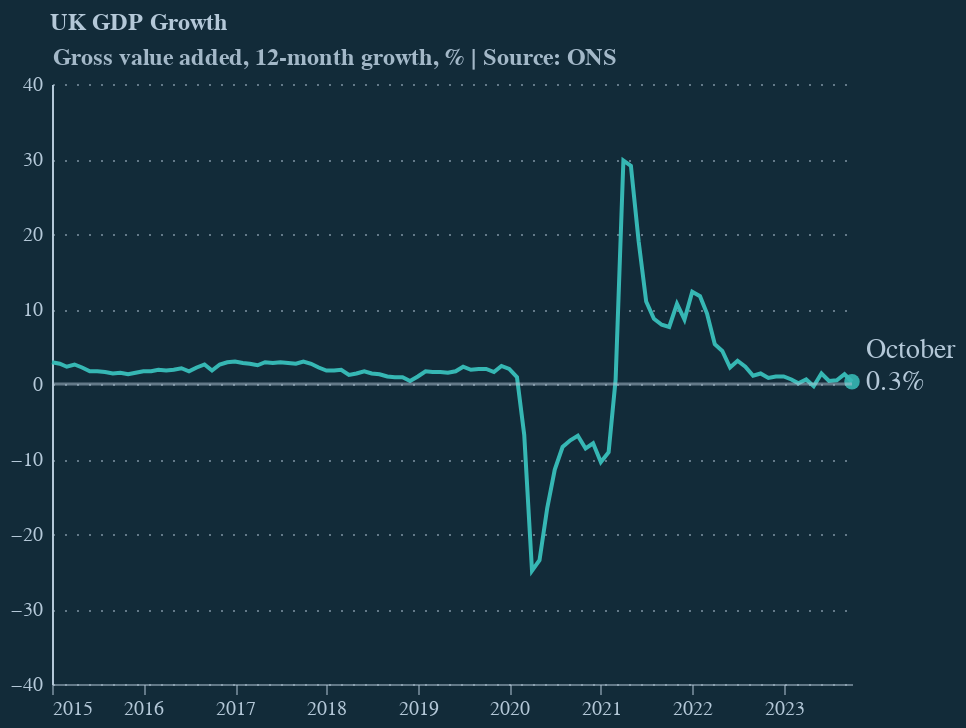

Notebook cell for this chart:
### Code cell
# create chart using Altair
start_date = '2015-01-01'

chart = alt.Chart(df_ed2r[df_ed2r['date'] >= start_date]).mark_line(color=line_colour).encode(
    x=alt.X(
        'date:T',
        axis=alt.Axis(
            labelColor=detail,
            tickColor=detail,
            domainColor=detail,
            domainOpacity=0.5,
            grid=False,
            labelAngle=0,
            tickCount=10,
            tickOpacity=0.5,
            title=None
        )
    ),
    y=alt.Y(
        'value:Q',
        axis=alt.Axis(
            labelColor=detail,
            tickColor=detail,
            domainColor=detail,
            gridColor=detail,
            gridDash=[1, 5],
            gridOpacity=0.5,
            labelPadding=5,
            tickCount=8,
            tickOpacity=0.5,
            ticks=False,
            title='Gross value added, 12-month growth, % | Source: ONS',
            titleAlign='left',
            titleAngle=0,
            titleBaseline='bottom',
            titleColor=detail,
            titleFontSize=12,
            titleOpacity=0.9,
            titleX=0,
            titleY=-7
        ),
        scale=alt.Scale(zero=False, padding=30)
    )
).properties(
    width = 400,
    height = 300,
    title = 'UK GDP Growth'
)

# Add a point on at the last data point
# First filter the data to get the last data point
# Then add a point on the chart
last_point = df_ed2r[df_ed2r['date'] == df_ed2r['date'].max()].copy()

point = alt.Chart(last_point).mark_point(color=line_colour, size=60, opacity=0.9, filled=True).encode(
    x=alt.X('date:T'),
    y=alt.Y('value:Q')
)

# Now let's add text to the point
# add a column to `last_point` dataframe with the text we want to display
last_point['text'] = last_point['value'].apply(lambda x: f'{x:.1f}%')

text_value = point.mark_text(
    align='left',
    baseline='middle',
    dx=7,
    dy=0,
    color=detail,
    fontSize=14,
).encode(
    text='text'
)

text_month = point.mark_text(
    align='left',
    baseline='middle',
    dx=7,
    dy=-16,
    color=detail,
    fontSize=14,
).encode(
    text='month'
)

chart = chart + point + text_month + text_value

# add a line at y=0
chart += alt.Chart(pd.DataFrame({'y': [0]})).mark_rule(color=detail, size=1.5, opacity=0.5).encode(y='y')


chart = chart.configure(
    font='Circular Std',
    background=background
).configure_title(
    anchor='start',
    dx=20,
    fontSize=12,
    subtitleFontSize=12,
    color=detail,
    subtitleColor='#000000'
).configure_view(
    stroke=None
)

chart.display()

### Figure 1 — Vega-Lite specification as saved in the notebook (floating-point values rounded to 4 significant figures)
{"config": {"view": {"continuousWidth": 300, "continuousHeight": 300, "stroke": null}, "background": "#122b39", "font": "Circular Std", "title": {"anchor": "start", "color": "#b4c8d8", "dx": 20, "fontSize": 12, "subtitleColor": "#000000", "subtitleFontSize": 12}}, "layer": [{"data": {"name": "data-ec6aa794013cba07aa360fd174b6aafb"}, "mark": {"type": "line", "color": "#36b7b4"}, "encoding": {"x": {"axis": {"domainColor": "#b4c8d8", "domainOpacity": 0.5, "grid": false, "labelAngle": 0, "labelColor": "#b4c8d8", "tickColor": "#b4c8d8", "tickCount": 10, "tickOpacity": 0.5, "title": null}, "field": "date", "type": "temporal"}, "y": {"axis": {"domainColor": "#b4c8d8", "gridColor": "#b4c8d8", "gridDash": [1, 5], "gridOpacity": 0.5, "labelColor": "#b4c8d8", "labelPadding": 5, "tickColor": "#b4c8d8", "tickCount": 8, "tickOpacity": 0.5, "ticks": false, "title": "Gross value added, 12-month growth, % | Source: ONS", "titleAlign": "left", "titleAngle": 0, "titleBaseline": "bottom", "titleColor": "#b4c8d8", "titleFontSize": 12, "titleOpacity": 0.9, "titleX": 0, "titleY": -7}, "field": "value", "scale": {"padding": 30, "zero": false}, "type": "quantitative"}}, "title": "UK GDP Growth"}, {"data": {"name": "data-aa30a1acfca4caedcf3a52fca7bc3e76"}, "mark": {"type": "point", "color": "#36b7b4", "filled": true, "opacity": 0.9, "size": 60}, "encoding": {"x": {"field": "date", "type": "temporal"}, "y": {"field": "value", "type": "quantitative"}}}, {"data": {"name": "data-aa30a1acfca4caedcf3a52fca7bc3e76"}, "mark": {"type": "text", "align": "left", "baseline": "middle", "color": "#b4c8d8", "dx": 7, "dy": -16, "fontSize": 14}, "encoding": {"text": {"field": "month", "type": "nominal"}, "x": {"field": "date", "type": "temporal"}, "y": {"field": "value", "type": "quantitative"}}}, {"data": {"name": "data-aa30a1acfca4caedcf3a52fca7bc3e76"}, "mark": {"type": "text", "align": "left", "baseline": "middle", "color": "#b4c8d8", "dx": 7, "dy": 0, "fontSize": 14}, "encoding": {"text": {"field": "text", "type": "nominal"}, "x": {"field": "date", "type": "temporal"}, "y": {"field": "value", "type": "quantitative"}}}, {"data": {"name": "data-06fd9f850666401b4599de5588b60692"}, "mark": {"type": "rule", "color": "#b4c8d8", "opacity": 0.5, "size": 1.5}, "encoding": {"y": {"field": "y", "type": "quantitative"}}}], "height": 300, "width": 400, "$schema": "https://vega.github.io/schema/vega-lite/v5.16.3.json", "datasets": {"data-ec6aa794013cba07aa360fd174b6aafb": [{"date": "2015-01-01T00:00:00", "month": "January", "value": 2.9, "year": "2015"}, {"date": "2015-02-01T00:00:00", "month": "February", "value": 2.7, "year": "2015"}, {"date": "2015-03-01T00:00:00", "month": "March", "value": 2.3, "year": "2015"}, {"date": "2015-04-01T00:00:00", "month": "April", "value": 2.6, "year": "2015"}, {"date": "2015-05-01T00:00:00", "month": "May", "value": 2.2, "year": "2015"}, {"date": "2015-06-01T00:00:00", "month": "June", "value": 1.7, "year": "2015"}, {"date": "2015-07-01T00:00:00", "month": "July", "value": 1.7, "year": "2015"}, {"date": "2015-08-01T00:00:00", "month": "August", "value": 1.6, "year": "2015"}, {"date": "2015-09-01T00:00:00", "month": "September", "value": 1.4, "year": "2015"}, {"date": "2015-10-01T00:00:00", "month": "October", "value": 1.5, "year": "2015"}, {"date": "2015-11-01T00:00:00", "month": "November", "value": 1.3, "year": "2015"}, {"date": "2015-12-01T00:00:00", "month": "December", "value": 1.5, "year": "2015"}, {"date": "2016-01-01T00:00:00", "month": "January", "value": 1.7, "year": "2016"}, {"date": "2016-02-01T00:00:00", "month": "February", "value": 1.7, "year": "2016"}, {"date": "2016-03-01T00:00:00", "month": "March", "value": 1.9, "year": "2016"}, {"date": "2016-04-01T00:00:00", "month": "April", "value": 1.8, "year": "2016"}, {"date": "2016-05-01T00:00:00", "month": "May", "value": 1.9, "year": "2016"}, {"date": "2016-06-01T00:00:00", "month": "June", "value": 2.1, "year": "2016"}, {"date": "2016-07-01T00:00:00", "month": "July", "value": 1.7, "year": "2016"}, {"date": "2016-08-01T00:00:00", "month": "August", "value": 2.2, "year": "2016"}, {"date": "2016-09-01T00:00:00", "month": "September", "value": 2.6, "year": "2016"}, {"date": "2016-10-01T00:00:00", "month": "October", "value": 1.8, "year": "2016"}, {"date": "2016-11-01T00:00:00", "month": "November", "value": 2.6, "year": "2016"}, {"date": "2016-12-01T00:00:00", "month": "December", "value": 2.9, "year": "2016"}, {"date": "2017-01-01T00:00:00", "month": "January", "value": 3.0, "year": "2017"}, {"date": "2017-02-01T00:00:00", "month": "February", "value": 2.8, "year": "2017"}, {"date": "2017-03-01T00:00:00", "month": "March", "value": 2.7, "year": "2017"}, {"date": "2017-04-01T00:00:00", "month": "April", "value": 2.5, "year": "2017"}, {"date": "2017-05-01T00:00:00", "month": "May", "value": 2.9, "year": "2017"}, {"date": "2017-06-01T00:00:00", "month": "June", "value": 2.8, "year": "2017"}, {"date": "2017-07-01T00:00:00", "month": "July", "value": 2.9, "year": "2017"}, {"date": "2017-08-01T00:00:00", "month": "August", "value": 2.8, "year": "2017"}, {"date": "2017-09-01T00:00:00", "month": "September", "value": 2.7, "year": "2017"}, {"date": "2017-10-01T00:00:00", "month": "October", "value": 3.0, "year": "2017"}, {"date": "2017-11-01T00:00:00", "month": "November", "value": 2.7, "year": "2017"}, {"date": "2017-12-01T00:00:00", "month": "December", "value": 2.2, "year": "2017"}, {"date": "2018-01-01T00:00:00", "month": "January", "value": 1.8, "year": "2018"}, {"date": "2018-02-01T00:00:00", "month": "February", "value": 1.8, "year": "2018"}, {"date": "2018-03-01T00:00:00", "month": "March", "value": 1.9, "year": "2018"}, {"date": "2018-04-01T00:00:00", "month": "April", "value": 1.2, "year": "2018"}, {"date": "2018-05-01T00:00:00", "month": "May", "value": 1.4, "year": "2018"}, {"date": "2018-06-01T00:00:00", "month": "June", "value": 1.7, "year": "2018"}, {"date": "2018-07-01T00:00:00", "month": "July", "value": 1.4, "year": "2018"}, {"date": "2018-08-01T00:00:00", "month": "August", "value": 1.3, "year": "2018"}, {"date": "2018-09-01T00:00:00", "month": "September", "value": 1.0, "year": "2018"}, {"date": "2018-10-01T00:00:00", "month": "October", "value": 0.9, "year": "2018"}, {"date": "2018-11-01T00:00:00", "month": "November", "value": 0.9, "year": "2018"}, {"date": "2018-12-01T00:00:00", "month": "December", "value": 0.4, "year": "2018"}, {"date": "2019-01-01T00:00:00", "month": "January", "value": 1.0, "year": "2019"}, {"date": "2019-02-01T00:00:00", "month": "February", "value": 1.7, "year": "2019"}, {"date": "2019-03-01T00:00:00", "month": "March", "value": 1.6, "year": "2019"}, {"date": "2019-04-01T00:00:00", "month": "April", "value": 1.6, "year": "2019"}, {"date": "2019-05-01T00:00:00", "month": "May", "value": 1.5, "year": "2019"}, {"date": "2019-06-01T00:00:00", "month": "June", "value": 1.7, "year": "2019"}, {"date": "2019-07-01T00:00:00", "month": "July", "value": 2.3, "year": "2019"}, {"date": "2019-08-01T00:00:00", "month": "August", "value": 1.9, "year": "2019"}, {"date": "2019-09-01T00:00:00", "month": "September", "value": 2.0, "year": "2019"}, {"date": "2019-10-01T00:00:00", "month": "October", "value": 2.0, "year": "2019"}, {"date": "2019-11-01T00:00:00", "month": "November", "value": 1.6, "year": "2019"}, {"date": "2019-12-01T00:00:00", "month": "December", "value": 2.4, "year": "2019"}, {"date": "2020-01-01T00:00:00", "month": "January", "value": 2.0, "year": "2020"}, {"date": "2020-02-01T00:00:00", "month": "February", "value": 0.9, "year": "2020"}, {"date": "2020-03-01T00:00:00", "month": "March", "value": -6.8, "year": "2020"}, {"date": "2020-04-01T00:00:00", "month": "April", "value": -24.9, "year": "2020"}, {"date": "2020-05-01T00:00:00", "month": "May", "value": -23.5, "year": "2020"}, {"date": "2020-06-01T00:00:00", "month": "June", "value": -16.5, "year": "2020"}, {"date": "2020-07-01T00:00:00", "month": "July", "value": -11.4, "year": "2020"}, {"date": "2020-08-01T00:00:00", "month": "August", "value": -8.4, "year": "2020"}, {"date": "2020-09-01T00:00:00", "month": "September", "value": -7.5, "year": "2020"}, {"date": "2020-10-01T00:00:00", "month": "October", "value": -6.9, "year": "2020"}, {"date": "2020-11-01T00:00:00", "month": "November", "value": -8.6, "year": "2020"}, {"date": "2020-12-01T00:00:00", "month": "December", "value": -7.9, "year": "2020"}, {"date": "2021-01-01T00:00:00", "month": "January", "value": -10.4, "year": "2021"}, {"date": "2021-02-01T00:00:00", "month": "February", "value": -9.1, "year": "2021"}, {"date": "2021-03-01T00:00:00", "month": "March", "value": 0.6, "year": "2021"}, {"date": "2021-04-01T00:00:00", "month": "April", "value": 29.8, "year": "2021"}, {"date": "2021-05-01T00:00:00", "month": "May", "value": 29.1, "year": "2021"}, {"date": "2021-06-01T00:00:00", "month": "June", "value": 19.0, "year": "2021"}, {"date": "2021-07-01T00:00:00", "month": "July", "value": 11.0, "year": "2021"}, {"date": "2021-08-01T00:00:00", "month": "August", "value": 8.7, "year": "2021"}, {"date": "2021-09-01T00:00:00", "month": "September", "value": 7.9, "year": "2021"}, {"date": "2021-10-01T00:00:00", "month": "October", "value": 7.6, "year": "2021"}, {"date": "2021-11-01T00:00:00", "month": "November", "value": 10.7, "year": "2021"}, {"date": "2021-12-01T00:00:00", "month": "December", "value": 8.6, "year": "2021"}, {"date": "2022-01-01T00:00:00", "month": "January", "value": 12.3, "year": "2022"}, {"date": "2022-02-01T00:00:00", "month": "February", "value": 11.7, "year": "2022"}, {"date": "2022-03-01T00:00:00", "month": "March", "value": 9.4, "year": "2022"}, {"date": "2022-04-01T00:00:00", "month": "April", "value": 5.3, "year": "2022"}, {"date": "2022-05-01T00:00:00", "month": "May", "value": 4.4, "year": "2022"}, {"date": "2022-06-01T00:00:00", "month": "June", "value": 2.2, "year": "2022"}, {"date": "2022-07-01T00:00:00", "month": "July", "value": 3.1, "year": "2022"}, {"date": "2022-08-01T00:00:00", "month": "August", "value": 2.3, "year": "2022"}, {"date": "2022-09-01T00:00:00", "month": "September", "value": 1.1, "year": "2022"}, {"date": "2022-10-01T00:00:00", "month": "October", "value": 1.4, "year": "2022"}, {"date": "2022-11-01T00:00:00", "month": "November", "value": 0.8, "year": "2022"}, {"date": "2022-12-01T00:00:00", "month": "December", "value": 1.0, "year": "2022"}, {"date": "2023-01-01T00:00:00", "month": "January", "value": 1.0, "year": "2023"}, {"date": "2023-02-01T00:00:00", "month": "February", "value": 0.6, "year": "2023"}, {"date": "2023-03-01T00:00:00", "month": "March", "value": 0.1, "year": "2023"}, {"date": "2023-04-01T00:00:00", "month": "April", "value": 0.6, "year": "2023"}, {"date": "2023-05-01T00:00:00", "month": "May", "value": -0.3, "year": "2023"}, {"date": "2023-06-01T00:00:00", "month": "June", "value": 1.4, "year": "2023"}, {"date": "2023-07-01T00:00:00", "month": "July", "value": 0.4, "year": "2023"}, {"date": "2023-08-01T00:00:00", "month": "August", "value": 0.5, "year": "2023"}, {"date": "2023-09-01T00:00:00", "month": "September", "value": 1.3, "year": "2023"}, {"date": "2023-10-01T00:00:00", "month": "October", "value": 0.3, "year": "2023"}], "data-aa30a1acfca4caedcf3a52fca7bc3e76": [{"date": "2023-10-01T00:00:00", "month": "October", "value": 0.3, "year": "2023", "text": "0.3%"}], "data-06fd9f850666401b4599de5588b60692": [{"y": 0}]}}
